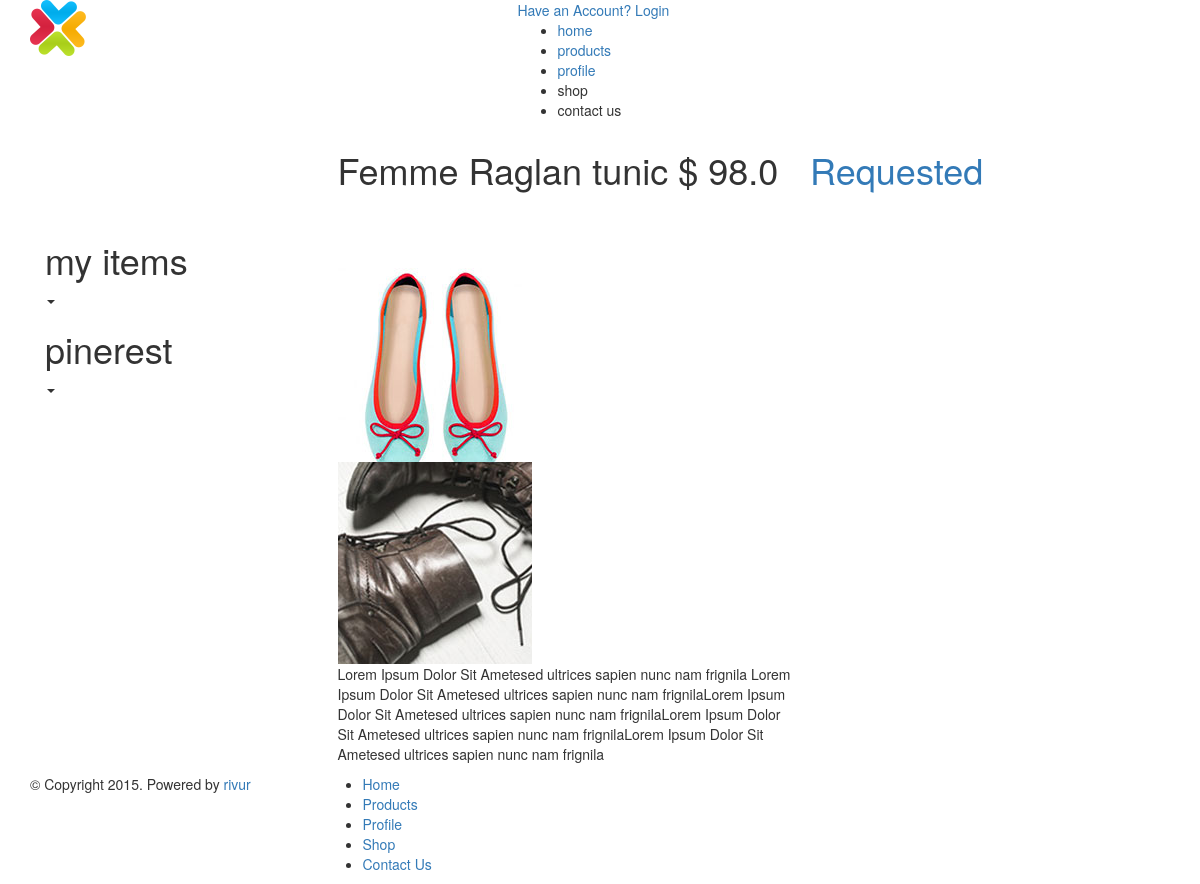
The page /product/1/ (signed in) on the database its author committed.
### products/models.py (models this page shows, shortened)
class Product(models.Model):
    title = models.CharField(max_length=255)
    price = models.FloatField()
    description = models.TextField()
    image = models.ImageField(upload_to='products/', default=0)
    second_image = models.ImageField(upload_to='products/', default=None, blank=True, null=True)
    third_image = models.ImageField(upload_to='products/', default=None, blank=True, null=True)
    fourth_image = models.ImageField(upload_to='products/', default=None, blank=True, null=True)
    is_active = models.BooleanField(default=True)
    added = models.DateField(auto_now_add=True)
    rating = models.CharField(choices=RATING_CHOICES, default=0, max_length=150)

### products/views.py (the view)
# urls.py: url(r'^(\d+)/$', product),
@login_required()
def product(request, product_id):
    product = Product.objects.get(id=product_id)
    try:
        requested = RequestProduct.objects.get(product_id=product_id, user=request.user.id)
    except RequestProduct.DoesNotExist:
        requested = None
    data = {'product': product, 'requested': requested}
    return render(request, 'product.html', data)

### products/templates/product.html (shortened to what this page needs)
{% extends 'home.html' %}
{% load staticfiles %}
{% block content %}
    <section>
        <div class="container">
            <div class="row">
                <div class=" col-lg-offset-3 col-lg-5 product-title">
                    <h1>{{ product.title }} $ {{ product.price }}</h1>
                </div>
                {% if not requested %}
                    <div class="col-lg-3 request-button">
                        <form action="{% url 'add' product_id=product.id %}" method="post">
                            {% csrf_token %}
                            <input type="submit" value="" class="request-submit"/>
                        </form>
                    </div>
                    {% else %}
                    <h1><a href="{% url 'requested' %}">Requested</a></h1>
                {% endif %}
            </div>
        </div>
    </section>
    <section>
        <div class="container">
            <div class="row">
                {% include 'includes/menu.html' %}
                <div class="col-lg-5 single-product">
                    {% if product.second_image %}
                        <div class="single-product-thumb"><a class="fancybox" href="{{ MEDIA_URL }}{{ product.second_image }}" data-fancybox-group="gallery"><img src="{{ MEDIA_URL }}{{ product.second_image }}" alt="" /></a></div>
                    {% endif %}
                    {% if product.third_image %}
                        <div class="single-product-thumb"><a class="fancybox" href="{{ MEDIA_URL }}{{ product.third_image }}" data-fancybox-group="gallery"><img src="{{ MEDIA_URL }}{{ product.third_image }}" alt="" /></a></div>
                    {% endif %}
                    {% if product.fourth_image %}
                        <div class="single-product-thumb"><a class="fancybox" href="{{ MEDIA_URL }}{{ product.fourth_image }}" data-fancybox-group="gallery"><img src="{{ MEDIA_URL }}{{ product.fourth_image }}" alt="" /></a></div>
                    {% endif %}
                    <p>{{ product.description }}</p>
                </div>
            </div>
        </div>
    </section>
{% endblock %}

### rows shown on the page
Product: title "Femme Raglan tunic", price "98.0", third_image (picture), fourth_image (picture), description "Lorem Ipsum Dolor Sit Ametesed ultrices sapien nunc nam frignila Lorem Ipsum Dolor Sit Ametesed ultrices sapien nunc nam frignilaLorem Ipsum Dolor Sit Ametesed ultrices sapien nunc nam frignilaLorem Ipsum Dolor Sit Ametesed ultrices sapien nunc nam frignilaLorem Ipsum Dolor Sit Ametesed ultrices sapien nunc nam frignila"
